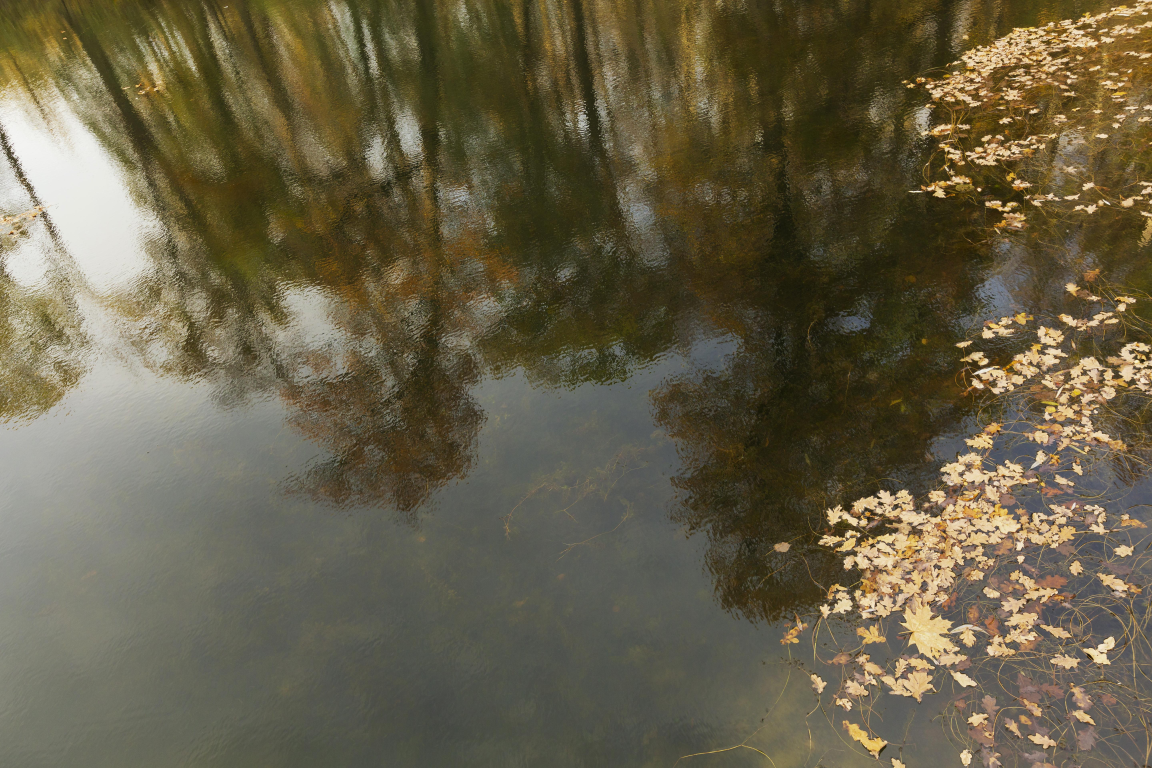
#> input picture Imagen/FondoAguajpg.jpg, 5760 x 3840 px, given in place of the camera (shown at 1/5 size)
$ python acontecimiento.py
#> lines starting #> are read from the running program, lines starting #| are printed output that depends on the picture
#!/usr/bin/env python3
"""
Existir como acontecimiento: La Consecuencia del Acontecimiento
=============================================================
Obra interactiva / Visión por Computadora (OpenCV)

Concepto:
  "No queda una figura, sino la consecuencia de haber estado allí".
  La materia visual opera bajo 5 estados de transición:
    * cambio: Inflexión donde la quietud reacciona a la presencia.
    * corriente: Arrastre cinético denso generado por el desplazamiento.
    * expansión: Onda de choque que se propaga con la velocidad.
    * intensidad: Fricción y aceleración que agita los reflejos.
    * disipación: Retorno gradual y matemático hacia el silencio.

Controles:
  [ESC] o [q] : Salir
  [+] / [-]   : Aumentar / Disminuir sensibilidad de detección
  [d] / [f]   : Aumentar / Disminuir persistencia / inercia de disipación (damping)
  [c]         : Alternar paleta cromática (Acuática profunda / Ámbar otoñal / Térmica espectral)
  [r]         : Resetear buffer de perturbación
"""

import cv2
import numpy as np
import time

def main():
    cap = cv2.VideoCapture(0)
    if not cap.isOpened():
        print("[ERROR] No se pudo acceder a la cámara web.")
        return

    proc_w, proc_h = 320, 240
    threshold_val = 26
    damping = 0.90
    color_mode = 0

    prev_gray = None
    disturbance_buffer = np.zeros((proc_h, proc_w), dtype=np.float32)

    fps_time = time.time()
    fps_counter = 0
    current_fps = 0.0

    print("=============================================================")
    print("EXISTIR COMO ACONTECIMIENTO // OpenCV")
    print("No queda una figura, sino la consecuencia de haber estado allí.")
    print("cambio · corriente · expansión · intensidad · disipación")
    print("Presiona ESC o 'q' para salir.")
    print("=============================================================")

    while True:
        ret, frame = cap.read()
#> frame is the input picture: shape (3840, 5760, 3); mean B, G, R 71.9, 95.4, 103
        if not ret:
            print("[ALERTA] Cuadro de cámara no disponible.")
            break

        frame = cv2.flip(frame, 1)
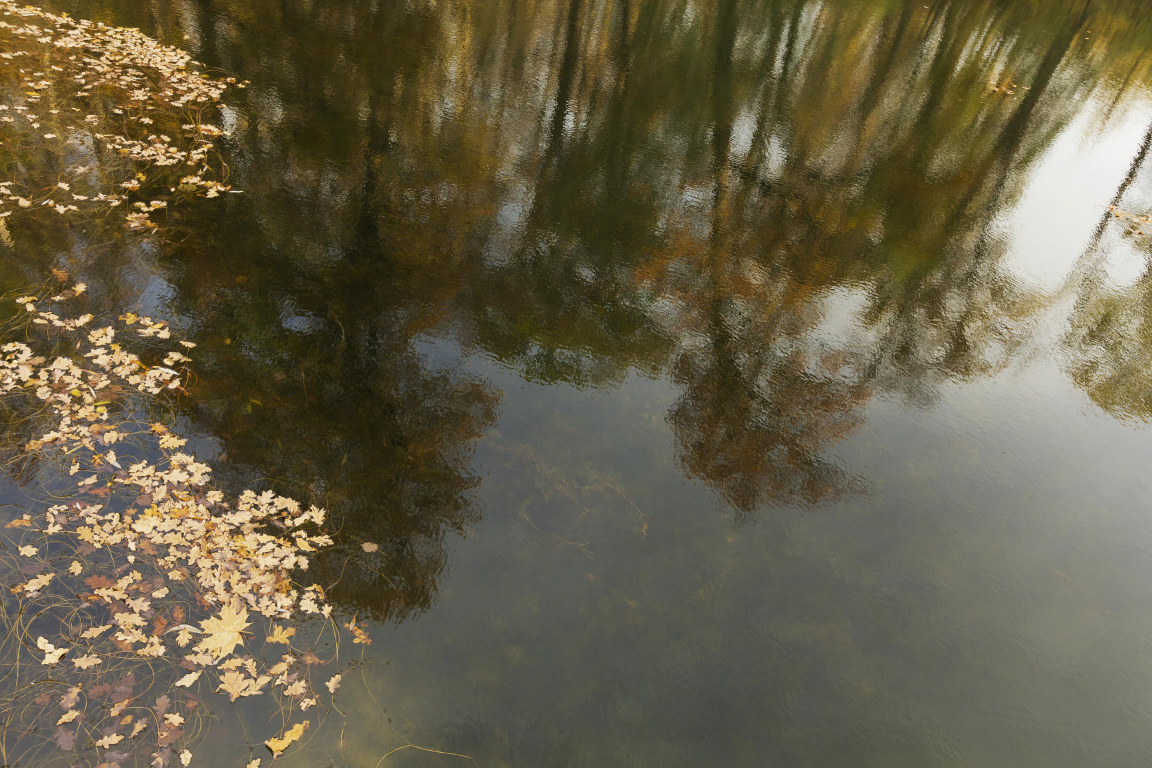
#> frame: shape (3840, 5760, 3) (shown at 1/5 size); mean B, G, R 71.9, 95.4, 103
        h, w = frame.shape[:2]
#> h = 3840; w = 5760

        small = cv2.resize(frame, (proc_w, proc_h))
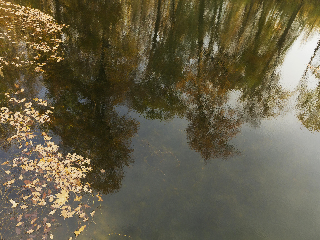
#> small: shape (240, 320, 3); mean B, G, R 72.1, 95.6, 103.2
        gray = cv2.cvtColor(small, cv2.COLOR_BGR2GRAY)
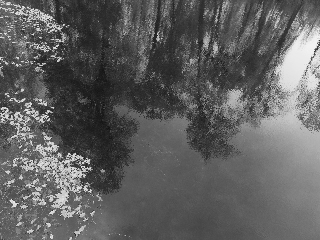
#> gray: shape (240, 320); min 19, max 244, mean 95.2
        gray_blurred = cv2.GaussianBlur(gray, (15, 15), 0)
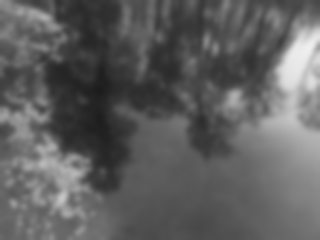
#> gray_blurred: shape (240, 320); min 28, max 239, mean 95.2

        if prev_gray is None:
            prev_gray = gray_blurred
            continue

        # 1. Diferenciación de cuadros (Frame differencing)
        diff = cv2.absdiff(gray_blurred, prev_gray)
        prev_gray = gray_blurred

        # 2. Filtrado y umbral de movimiento (destellos en bordes de cambio)
        _, motion_mask = cv2.threshold(diff, threshold_val, 255, cv2.THRESH_BINARY)
        motion_norm = (motion_mask.astype(np.float32) / 255.0)

        # 3. Propagación y difusión de torbellinos de tinta química / calor
        disturbance_buffer = disturbance_buffer * damping + motion_norm * 0.32
        disturbance_buffer = cv2.GaussianBlur(disturbance_buffer, (5, 5), 0)
        np.clip(disturbance_buffer, 0.0, 1.0, out=disturbance_buffer)

        # 4. Generación de la visualización artística cromática
        display_map = cv2.resize(disturbance_buffer, (w, h), interpolation=cv2.INTER_CUBIC)
        norm_intensity = (display_map * 255.0).astype(np.uint8)

        canvas = np.zeros((h, w, 3), dtype=np.uint8)
        canvas[:, :] = [16, 12, 8]  # Tono base azul turba / estanque profundo (BGR)

        if color_mode == 0:
            b = np.clip(display_map * 255.0, 0, 255).astype(np.uint8)
            g = np.clip(display_map * 230.0, 0, 255).astype(np.uint8)
            r = np.clip(display_map * 65.0, 0, 255).astype(np.uint8)
        elif color_mode == 1:
            b = np.clip(display_map * 40.0, 0, 255).astype(np.uint8)
            g = np.clip(display_map * 160.0, 0, 255).astype(np.uint8)
            r = np.clip(display_map * 255.0, 0, 255).astype(np.uint8)
        else:
            colored = cv2.applyColorMap(norm_intensity, cv2.COLORMAP_OCEAN)
            r, g, b = colored[:, :, 2], colored[:, :, 1], colored[:, :, 0]

        perturbation_layer = np.stack([b, g, r], axis=-1)
        alpha = np.repeat(display_map[:, :, np.newaxis], 3, axis=-1)
        final_view = (canvas * (1.0 - alpha) + perturbation_layer * alpha).astype(np.uint8)

        # 5. Medición de FPS
        fps_counter += 1
        now = time.time()
        if now - fps_time >= 1.0:
            current_fps = fps_counter / (now - fps_time)
            fps_counter = 0
            fps_time = now

        # Overlay tipográfico
        cv2.putText(final_view, "EXISTIR COMO ACONTECIMIENTO", (24, 38),
                    cv2.FONT_HERSHEY_SIMPLEX, 0.65, (230, 245, 250), 1, cv2.LINE_AA)
        cv2.putText(final_view, "La quietud disuelve la forma. Solo el cambio existe.", (24, 64),
                    cv2.FONT_HERSHEY_SIMPLEX, 0.42, (120, 165, 175), 1, cv2.LINE_AA)
        cv2.putText(final_view, f"FPS: {current_fps:.1f} | Sensibilidad: {threshold_val} | Inercia: {damping:.2f}",
                    (24, h - 24), cv2.FONT_HERSHEY_SIMPLEX, 0.45, (100, 140, 150), 1, cv2.LINE_AA)

        cv2.imshow("Existir como acontecimiento - OpenCV", final_view)

        key = cv2.waitKey(1) & 0xFF
        if key == 27 or key == ord('q'):
            break
        elif key == ord('+') or key == ord('='):
            threshold_val = max(5, threshold_val - 2)
            print(f"[AJUSTE] Sensibilidad aumentada (Umbral: {threshold_val})")
        elif key == ord('-') or key == ord('_'):
            threshold_val = min(50, threshold_val + 2)
            print(f"[AJUSTE] Sensibilidad disminuida (Umbral: {threshold_val})")
        elif key == ord('d'):
            damping = min(0.98, damping + 0.01)
            print(f"[AJUSTE] Inercia aumentada: {damping:.2f}")
        elif key == ord('f'):
            damping = max(0.70, damping - 0.01)
            print(f"[AJUSTE] Inercia disminuida: {damping:.2f}")
        elif key == ord('c'):
            color_mode = (color_mode + 1) % 3
            names = ["Acuatica Profunda", "Ambar Otonal", "Espectral Oceanica"]
            print(f"[AJUSTE] Paleta: {names[color_mode]}")
        elif key == ord('r'):
            disturbance_buffer.fill(0)
            print("[AJUSTE] Buffer reseteado.")

    cap.release()
    cv2.destroyAllWindows()

if __name__ == "__main__":
    main()
